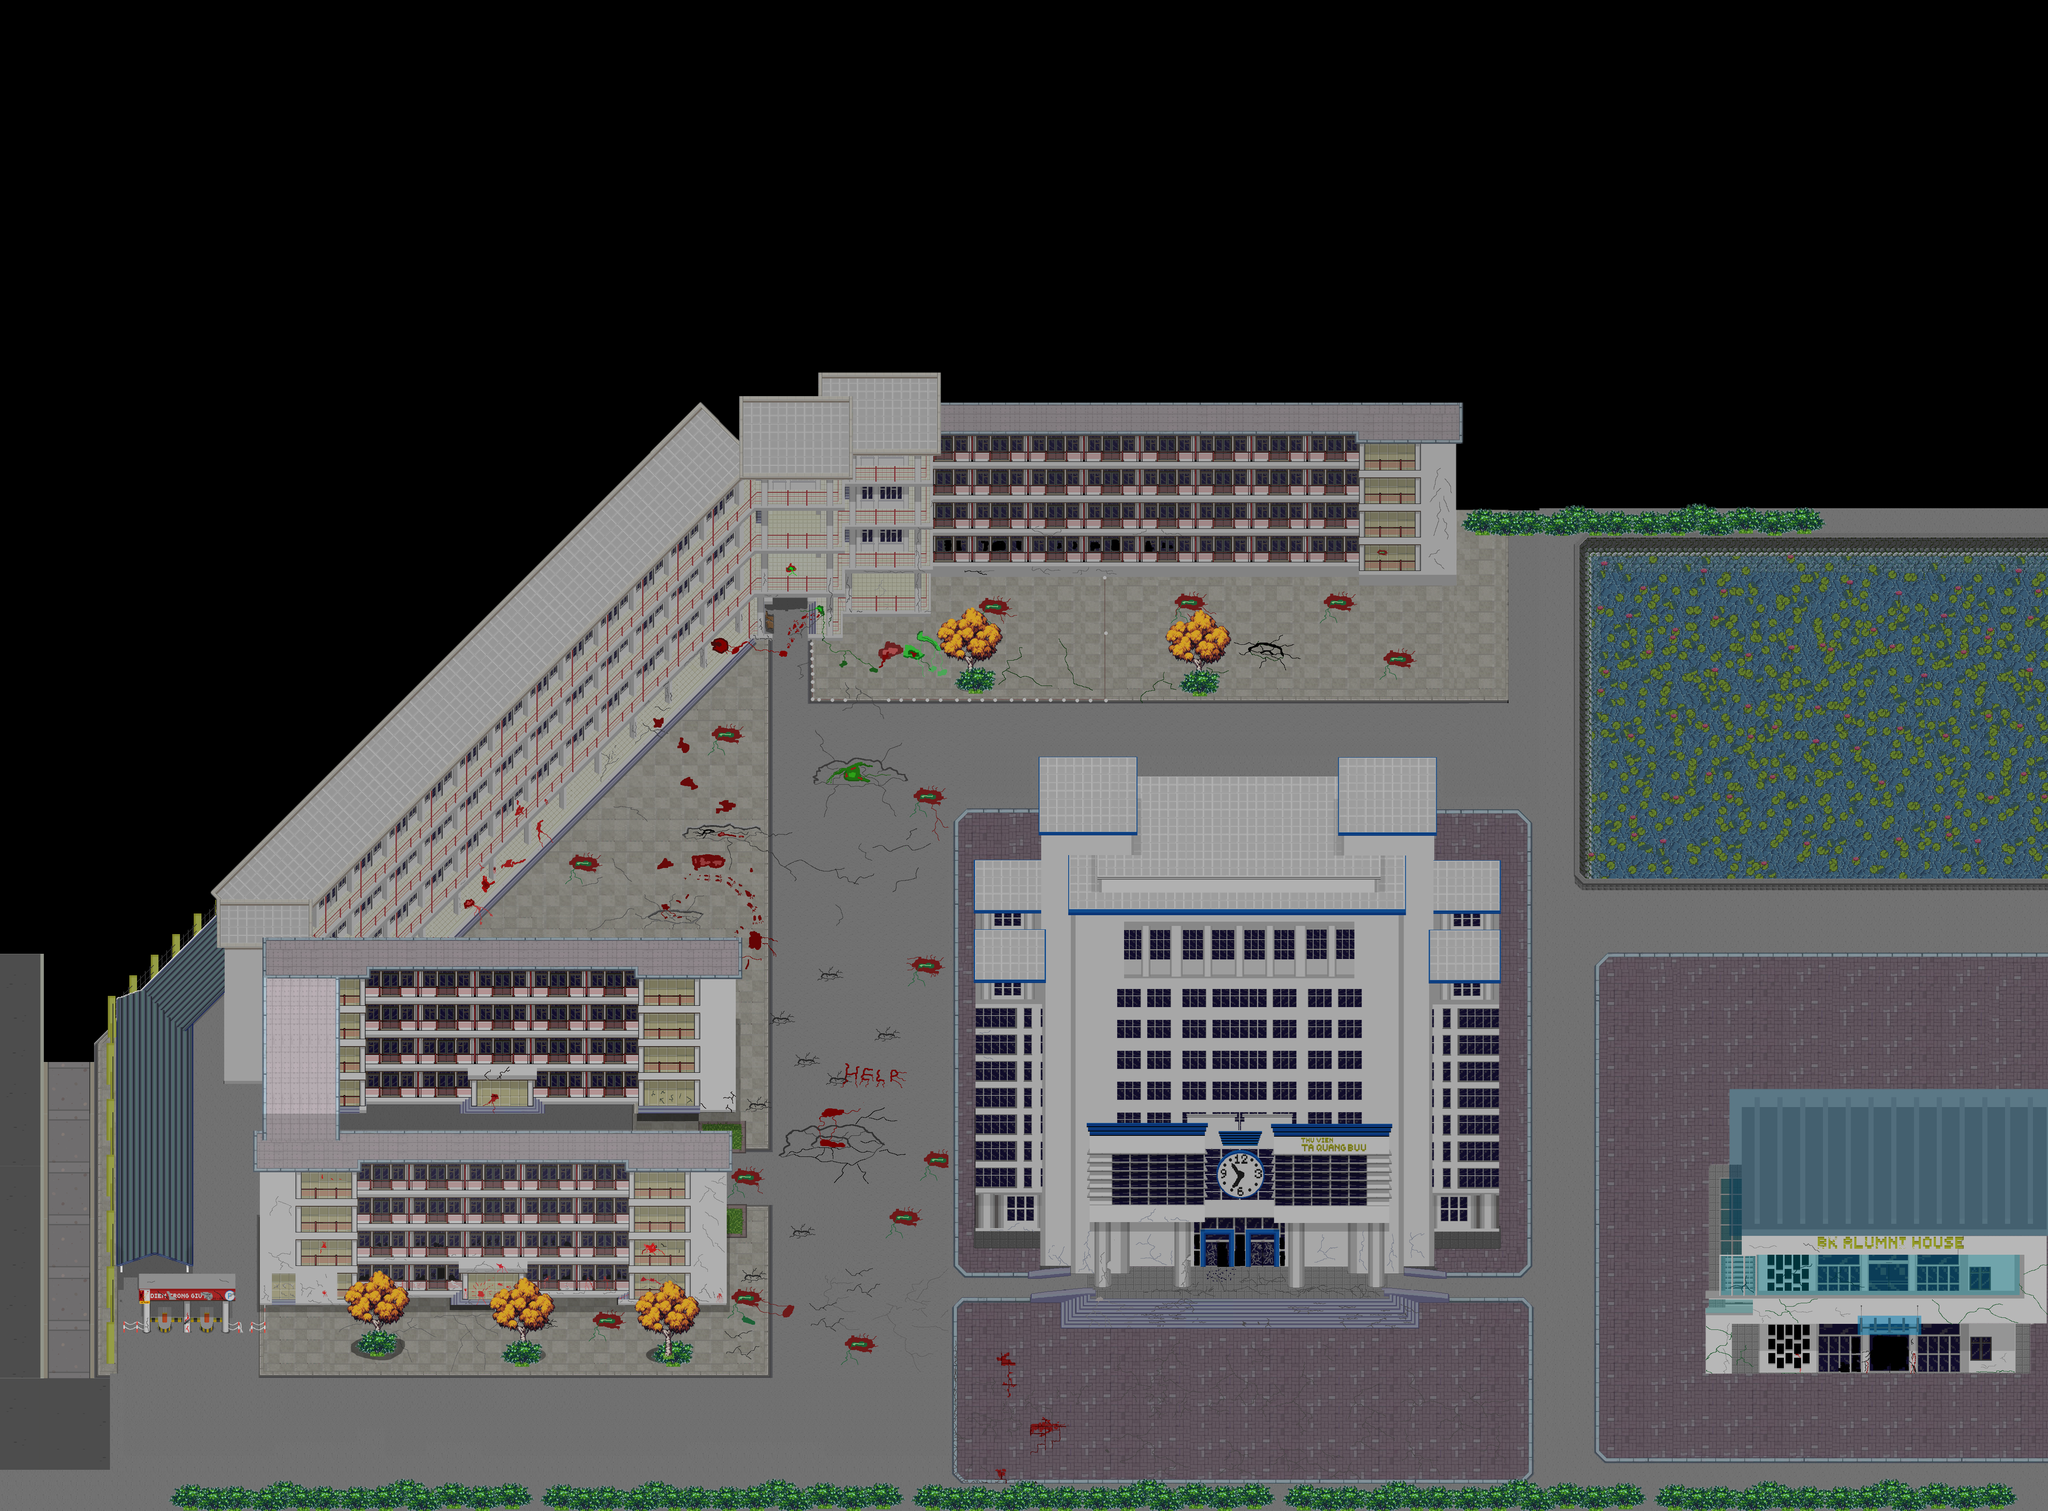

Below is a game level as drawn by its tile map, then a one-line description and the .tmx that defines it (tile-layer data replaced by summaries):
An orthogonal 149x110 tile map with 32x32 px tiles, 21 tile layers (main, monsters, longbush, Item layer, ...), 11 tilesets and 136 objects.

<map version="1.10" tiledversion="1.11.0" orientation="orthogonal" renderorder="right-down" width="149" height="110" tilewidth="32" tileheight="32" infinite="0" nextlayerid="49" nextobjectid="219">
 <tileset firstgid="1" name="BackGroundDimmed (Copy)" tilewidth="32" tileheight="32" tilecount="13625" columns="125">
  <image source="BackGroundDimmed (Copy).png" width="4000" height="3500" />
 </tileset>
 <tileset firstgid="13626" name="test" tilewidth="32" tileheight="32" tilecount="8374" columns="106">
  <image source="test.png" width="3423" height="2544" />
 </tileset>
 <tileset firstgid="22000" name="Building" tilewidth="1" tileheight="1" tilecount="0" columns="0" />
 <tileset firstgid="22000" source="D3_zom.tsx" />
 <tileset firstgid="22455" source="D5.tsx" />
 <tileset firstgid="22910" source="D35.tsx" />
 <tileset firstgid="22982" source="roof.tsx" />
 <tileset firstgid="23282" source="Alumni.tsx" />
 <tileset firstgid="23807" source="great_tree_3.tsx" />
 <tileset firstgid="23837" source="bush.tsx" />
 <tileset firstgid="23849" source="long_bushes.tsx" />
 <layer id="1" name="main" width="149" height="110">
  <data>[16390 cells, 12007 non-empty, 11463 distinct tile ids]</data>
 </layer>
 <objectgroup id="48" name="map_bounds">
  <object id="209" x="0" y="1188" width="4768" height="2328" />
  <object id="210" x="3052" y="348" />
 </objectgroup>
 <objectgroup id="22" name="warnings">
  <object id="125" x="2393.33" y="2961.33" width="186" height="72" />
  <object id="126" x="2470" y="3032" width="833.333" height="60" />
  <object id="127" x="3266.67" y="2952" width="108" height="84.6667" />
  <object id="128" x="1782.67" y="1405.33" width="108" height="107.333" />
  <object id="129" x="1043.75" y="3005.25" width="207.5" height="46" />
  <object id="130" x="623.5" y="3000.17" width="79.25" height="45" />
  <object id="131" x="1423.5" y="2996.75" width="69" height="41.75" />
  <object id="132" x="1484.75" y="2515.5" width="145.5" height="81.75" />
  <object id="133" x="1057.5" y="2493" width="220.25" height="106" />
  <object id="134" x="774.75" y="2510.5" width="66.5" height="88.25" />
  <object id="137" x="4276" y="2070.67" width="491.333" height="465.333" />
  <object id="145" x="58.5" y="3210.5" width="215" height="242" />
 </objectgroup>
 <objectgroup id="2" name="collisions">
  <object id="11" gid="15433" x="2164" y="2456" width="32" height="32" />
  <object id="18" x="91" y="2108" width="414" height="292" />
  <object id="19" x="507" y="2399" width="203" height="137" />
  <object id="20" x="713" y="2536">
   <polygon points="0,0 1032.5,-1025.5 1073,-1025.5 1071,-1131.5 -2.5,-46.5" />
  </object>
  </objectgroup>
 <layer id="43" name="monsters" width="149" height="110">
  <data>[16390 cells, 0 non-empty, 0 distinct tile ids]</data>
 </layer>
 <layer id="35" name="longbush" width="149" height="110">
  <data>[16390 cells, 486 non-empty, 81 distinct tile ids]</data>
 </layer>
 <layer id="23" name="Item layer" width="149" height="110">
  <data>[16390 cells, 525 non-empty, 525 distinct tile ids]</data>
 </layer>
 <layer id="17" name="Parking" width="149" height="110">
  <data>[16390 cells, 38 non-empty, 38 distinct tile ids]</data>
 </layer>
 <layer id="16" name="Roof" width="149" height="110" offsetx="-21.1818" offsety="84.0455">
  <data>[16390 cells, 170 non-empty, 170 distinct tile ids]</data>
 </layer>
 <layer id="7" name="Library" width="149" height="110">
  <data>[16390 cells, 120 non-empty, 120 distinct tile ids]</data>
 </layer>
 <layer id="9" name="D3" width="149" height="110" offsetx="-23.3333" offsety="-64">
  <data>[16390 cells, 455 non-empty, 455 distinct tile ids]</data>
 </layer>
 <layer id="10" name="D5" width="149" height="110" offsetx="-0.666667" offsety="-30">
  <data>[16390 cells, 455 non-empty, 455 distinct tile ids]</data>
 </layer>
 <layer id="11" name="D35" width="149" height="110" offsetx="-5.33333" offsety="1.33333">
  <data>[16390 cells, 72 non-empty, 72 distinct tile ids]</data>
 </layer>
 <layer id="24" name="Tree1" width="149" height="110" offsetx="-4" offsety="9">
  <data>[16390 cells, 30 non-empty, 30 distinct tile ids]</data>
 </layer>
 <layer id="29" name="Bush1" width="149" height="110" offsetx="-17" offsety="8">
  <data>[16390 cells, 12 non-empty, 12 distinct tile ids]</data>
 </layer>
 <layer id="25" name="Tree2" width="149" height="110" offsetx="-18" offsety="-7">
  <data>[16390 cells, 30 non-empty, 30 distinct tile ids]</data>
 </layer>
 <layer id="30" name="Bush2" width="149" height="110">
  <data>[16390 cells, 12 non-empty, 12 distinct tile ids]</data>
 </layer>
 <layer id="31" name="Bush3" width="149" height="110">
  <data>[16390 cells, 12 non-empty, 12 distinct tile ids]</data>
 </layer>
 <layer id="26" name="Tree3" width="149" height="110">
  <data>[16390 cells, 30 non-empty, 30 distinct tile ids]</data>
 </layer>
 <layer id="27" name="Tree4" width="149" height="110">
  <data>[16390 cells, 30 non-empty, 30 distinct tile ids]</data>
 </layer>
 <layer id="32" name="Bush4" width="149" height="110">
  <data>[16390 cells, 12 non-empty, 12 distinct tile ids]</data>
 </layer>
 <layer id="28" name="Tree5" width="149" height="110" offsetx="-12" offsety="6.66667">
  <data>[16390 cells, 30 non-empty, 30 distinct tile ids]</data>
 </layer>
 <layer id="33" name="Bush5" width="149" height="110" offsetx="10.833" offsety="6.667">
  <data>[16390 cells, 12 non-empty, 12 distinct tile ids]</data>
 </layer>
 <layer id="34" name="Tile Layer 19" width="149" height="110">
  <data>[16390 cells, 0 non-empty, 0 distinct tile ids]</data>
 </layer>
 <objectgroup id="36" name="Tree5_bounds">
  <!-- 61 objects omitted --></objectgroup>
 <objectgroup id="40" name="Tree4_bounds">
  <!-- 58 objects omitted --></objectgroup>
 <objectgroup id="39" name="Tree3_bounds">
  <!-- 56 objects omitted --></objectgroup>
 <objectgroup id="37" name="Tree1_bounds">
  <!-- 54 objects omitted --></objectgroup>
 <objectgroup id="38" name="Tree2_bounds">
  <!-- 52 objects omitted --></objectgroup>
 <objectgroup id="8" name="step">
  <!-- 49 objects omitted --></objectgroup>
 <objectgroup id="21" name="highground">
  <!-- 41 objects omitted --></objectgroup>
 <objectgroup id="41" name="lowground">
  <!-- 34 objects omitted --></objectgroup>
 <objectgroup id="42" name="spawning">
  <!-- 23 objects omitted --></objectgroup>
 <objectgroup id="20" name="Library_bounds">
  <properties>
   <property name="categoryBits" type="int" value="4" />
  </properties>
  <!-- 9 objects omitted --></objectgroup>
 <objectgroup id="13" name="D35_bounds">
  <properties>
   <property name="categoryBits" type="int" value="4" />
  </properties>
  <!-- 7 objects omitted --></objectgroup>
 <objectgroup id="15" name="D5_bounds">
  <properties>
   <property name="categoryBits" type="int" value="4" />
  </properties>
  <!-- 6 objects omitted --></objectgroup>
 <objectgroup id="14" name="D3_bounds">
  <properties>
   <property name="categoryBits" type="int" value="4" />
  </properties>
  <!-- 5 objects omitted --></objectgroup>
 <objectgroup id="18" name="Parking_bounds">
  <properties>
   <property name="categoryBits" type="int" value="4" />
  </properties>
  <!-- 4 objects omitted --></objectgroup>
 <objectgroup id="19" name="Roof_bounds">
  <properties>
   <property name="categoryBits" type="int" value="4" />
  </properties>
  <!-- 3 objects omitted --></objectgroup>
 <objectgroup id="47" name="entities" />
</map>
<!-- 118 of 136 objects omitted -->
